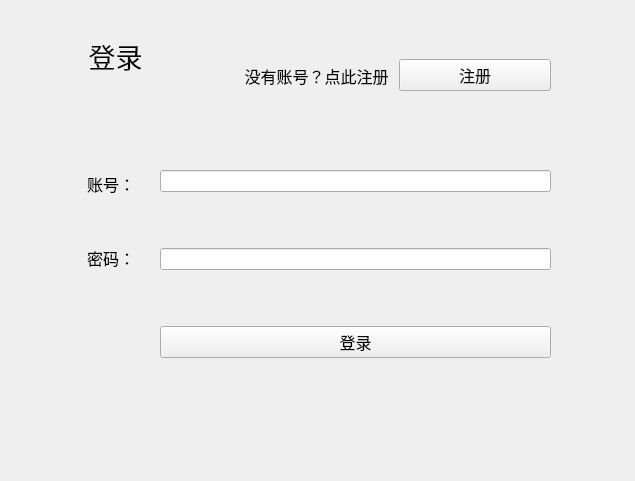
<?xml version="1.0" encoding="UTF-8"?>
<ui version="4.0">
 <class>Widget</class>
 <widget class="QWidget" name="Widget">
  <property name="geometry">
   <rect>
    <x>0</x>
    <y>0</y>
    <width>635</width>
    <height>481</height>
   </rect>
  </property>
  <property name="windowTitle">
   <string>Widget</string>
  </property>
  <widget class="QLabel" name="label">
   <property name="geometry">
    <rect>
     <x>40</x>
     <y>20</y>
     <width>151</width>
     <height>71</height>
    </rect>
   </property>
   <property name="font">
    <font>
     <pointsize>20</pointsize>
    </font>
   </property>
   <property name="text">
    <string>登录</string>
   </property>
   <property name="textFormat">
    <enum>Qt::TextFormat::AutoText</enum>
   </property>
   <property name="alignment">
    <set>Qt::AlignmentFlag::AlignCenter</set>
   </property>
  </widget>
  <widget class="QWidget" name="">
   <property name="geometry">
    <rect>
     <x>80</x>
     <y>150</y>
     <width>62</width>
     <height>141</height>
    </rect>
   </property>
   <layout class="QVBoxLayout" name="verticalLayout">
    <item>
     <widget class="QLabel" name="passwdLabel">
      <property name="font">
       <font>
        <pointsize>12</pointsize>
       </font>
      </property>
      <property name="text">
       <string>账号：</string>
      </property>
      <property name="alignment">
       <set>Qt::AlignmentFlag::AlignCenter</set>
      </property>
     </widget>
    </item>
    <item>
     <widget class="QLabel" name="userIdLabel">
      <property name="font">
       <font>
        <pointsize>12</pointsize>
       </font>
      </property>
      <property name="text">
       <string>密码：</string>
      </property>
      <property name="alignment">
       <set>Qt::AlignmentFlag::AlignCenter</set>
      </property>
     </widget>
    </item>
   </layout>
  </widget>
  <widget class="QWidget" name="">
   <property name="geometry">
    <rect>
     <x>160</x>
     <y>120</y>
     <width>391</width>
     <height>291</height>
    </rect>
   </property>
   <layout class="QVBoxLayout" name="verticalLayout_2">
    <item>
     <widget class="QLineEdit" name="userIdLineEdit"/>
    </item>
    <item>
     <widget class="QLineEdit" name="passwdLineEdit"/>
    </item>
    <item>
     <widget class="QPushButton" name="loginButton">
      <property name="font">
       <font>
        <pointsize>12</pointsize>
       </font>
      </property>
      <property name="text">
       <string>登录</string>
      </property>
     </widget>
    </item>
   </layout>
  </widget>
  <widget class="QWidget" name="">
   <property name="geometry">
    <rect>
     <x>240</x>
     <y>50</y>
     <width>311</width>
     <height>51</height>
    </rect>
   </property>
   <layout class="QHBoxLayout" name="horizontalLayout">
    <item>
     <widget class="QLabel" name="regLabel">
      <property name="font">
       <font>
        <pointsize>12</pointsize>
       </font>
      </property>
      <property name="text">
       <string>没有账号？点此注册</string>
      </property>
      <property name="textFormat">
       <enum>Qt::TextFormat::AutoText</enum>
      </property>
      <property name="alignment">
       <set>Qt::AlignmentFlag::AlignCenter</set>
      </property>
     </widget>
    </item>
    <item>
     <widget class="QPushButton" name="regButton">
      <property name="font">
       <font>
        <pointsize>12</pointsize>
       </font>
      </property>
      <property name="text">
       <string>注册</string>
      </property>
     </widget>
    </item>
   </layout>
  </widget>
 </widget>
 <resources/>
 <connections/>
</ui>
